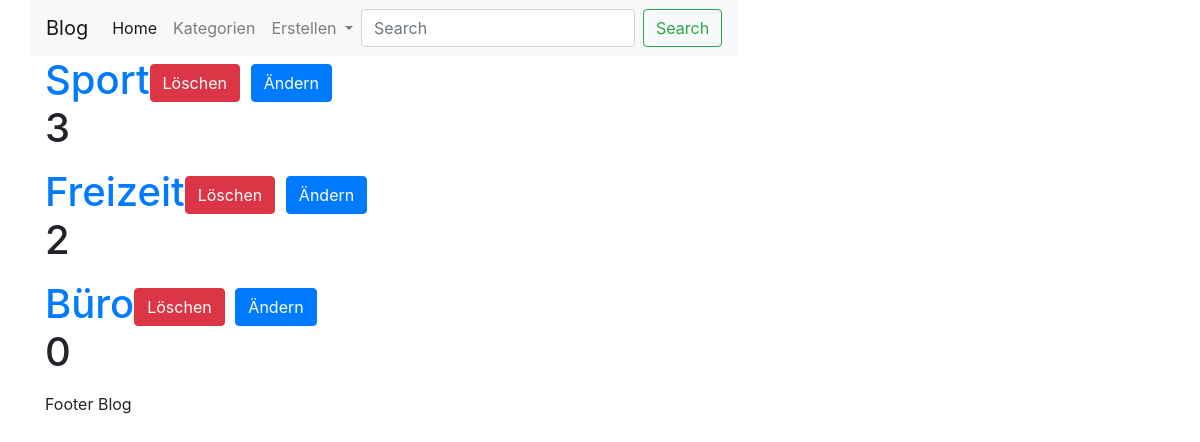
Before: /category with the older database file.
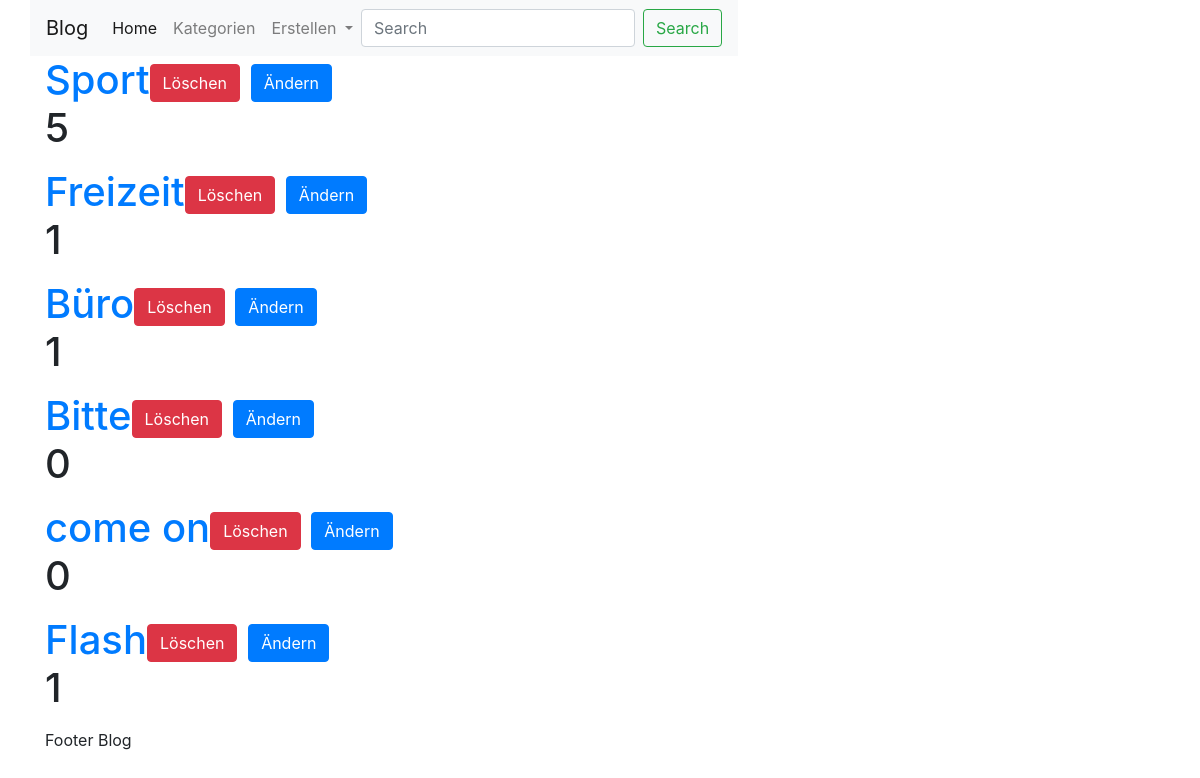
After: the same page with the newer database file.
### app/models.py (models this page shows)
class Kategorie(db.Model):
    id = db.Column(db.Integer,primary_key=True)
    value = db.Column(db.String, nullable=False)
    blogeintrag = db.relationship("Blogeintrag", backref="Kategorie")

### app/category/routes.py (the view)
@bp.route('/category')
def overview():
    kategorien = Kategorie.query.all()
    return render_template("category/overview.html", kategorien=kategorien)

### app/templates/category/overview.html
{% extends 'base.html' %}
{% block content %}
    {% for kategorie in kategorien %}
        <h1><a href="{{ url_for("blog.get",id=kategorie.id) }}">
            {{ kategorie.value }}</a><a href="{{ url_for("category.delete",id=kategorie.id) }}" class="btn btn-danger">Löschen</a>
        <a href="{{ url_for("category.update",id=kategorie.id) }}" class="btn btn-primary">Ändern</a>
        <p> {{ kategorie.blogeintrag|length}} </p>
        </h1>
    {% endfor %}
{% endblock %}

### app/templates/base.html (shortened to what this page needs)
<!doctype html>
<html lang="en">
  <head>
    <link rel="stylesheet" href="https://stackpath.bootstrapcdn.com/bootstrap/4.5.2/css/bootstrap.min.css">
  </head>
  <body>
    <div class="container">
        <div class="row">
            <nav class="navbar navbar-expand-lg navbar-light bg-light">
              <a class="navbar-brand" href="{{ url_for('blog.index') }}">Blog</a>
              <div class="collapse navbar-collapse" id="navbarSupportedContent">
                <ul class="navbar-nav mr-auto">
                  <li class="nav-item active">
                    <a class="nav-link" href="{{ url_for('blog.overview') }}">Home <span class="sr-only">(current)</span></a>
                  </li>
                  <li class="nav-item">
                    <a class="nav-link" href="{{ url_for('category.overview') }}">Kategorien</a>
                  </li>
                  <li class="nav-item dropdown">
                    <a class="nav-link dropdown-toggle" href="#" id="navbarDropdown" role="button" data-toggle="dropdown" aria-haspopup="true" aria-expanded="false">
                      Erstellen
                    </a>
                  </li>
                </ul>
                <form class="form-inline my-2 my-lg-0">
                  <input class="form-control mr-sm-2" type="search" placeholder="Search" aria-label="Search">
                  <button class="btn btn-outline-success my-2 my-sm-0" type="submit">Search</button>
                </form>
              </div>
            </nav>
        </div>
        <div>
             {% block content %}{% endblock %}
        </div>
        <div>
            <p>Footer Blog</p>
        </div>
    </div>
  </body>
</html>

Changed rows visible on the page:
computed for Kategorie "Sport": blogeintrag|length "3" → "5"
computed for Kategorie "Freizeit": blogeintrag|length "2" → "1"
computed for Kategorie "Büro": blogeintrag|length "0" → "1"
added Kategorie: value "Bitte", blogeintrag|length "0"
added Kategorie: value "come on", blogeintrag|length "0"
added Kategorie: value "Flash", blogeintrag|length "1"
